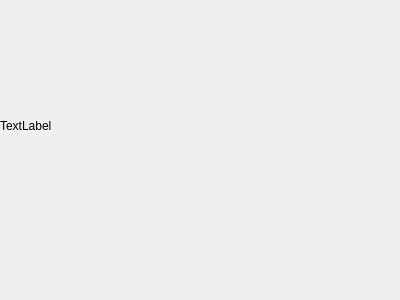
<?xml version="1.0" encoding="UTF-8"?>
<ui version="4.0">
 <class>Preview</class>
 <widget class="QWidget" name="Preview">
  <property name="geometry">
   <rect>
    <x>0</x>
    <y>0</y>
    <width>400</width>
    <height>300</height>
   </rect>
  </property>
  <property name="windowTitle">
   <string>Preview</string>
  </property>
  <property name="windowIcon">
   <iconset resource="resources.qrc">
    <normaloff>:/res/icons/flash.ico</normaloff>:/res/icons/flash.ico</iconset>
  </property>
  <widget class="QLabel" name="PreviewImage">
   <property name="geometry">
    <rect>
     <x>0</x>
     <y>0</y>
     <width>271</width>
     <height>251</height>
    </rect>
   </property>
   <property name="text">
    <string>TextLabel</string>
   </property>
  </widget>
 </widget>
 <resources>
  <include location="resources.qrc"/>
 </resources>
 <connections/>
</ui>
